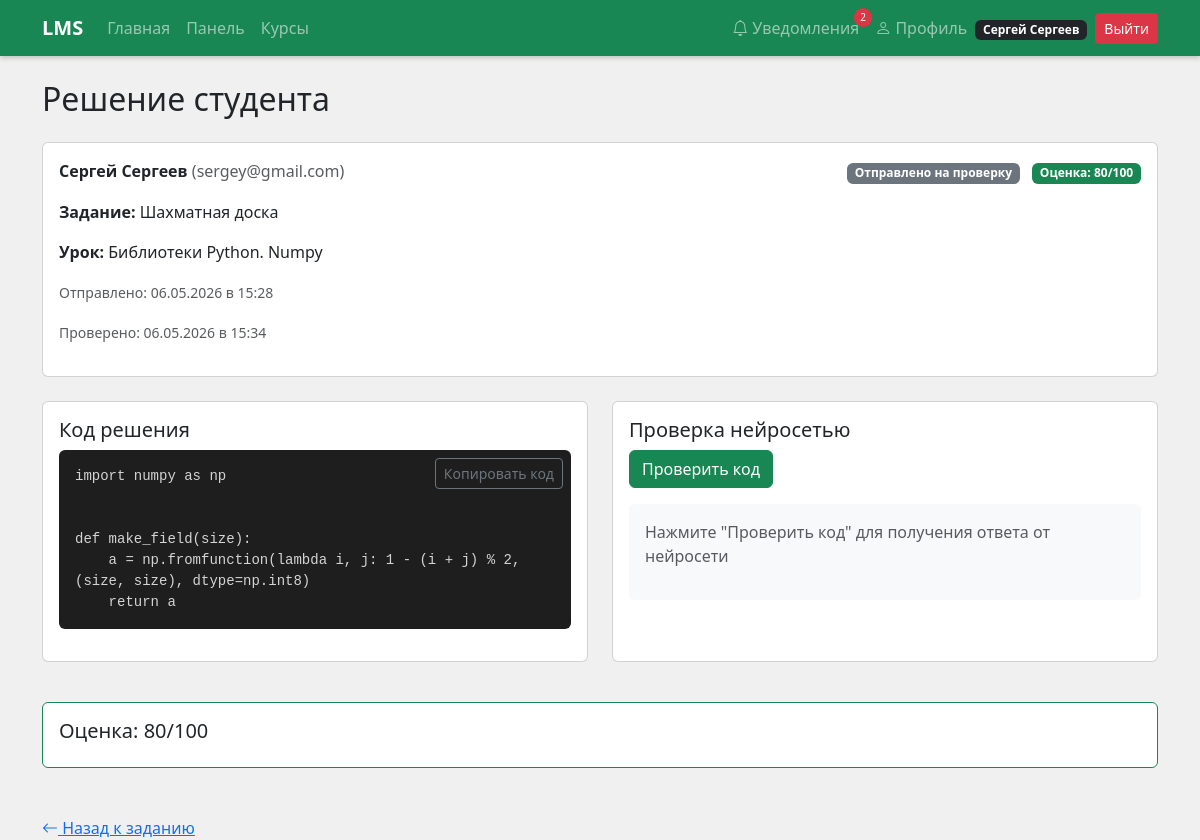
Page /submission/1 (signed in) on the committed database.
### data/users.py (models this page shows, shortened)
class User(SqlAlchemyBase, UserMixin):
    __tablename__ = 'users'
    id = sqlalchemy.Column(sqlalchemy.Integer, primary_key=True, autoincrement=True)
    name = sqlalchemy.Column(sqlalchemy.String(100))
    email = sqlalchemy.Column(sqlalchemy.String(120), index=True, unique=True)
    hashed_password = sqlalchemy.Column(sqlalchemy.String(200))
    role = sqlalchemy.Column(sqlalchemy.String(20))
    birth_date = sqlalchemy.Column(sqlalchemy.Date, nullable=True)
    created_date = sqlalchemy.Column(sqlalchemy.DateTime, default=datetime.datetime.now)
    courses = orm.relationship("Course", back_populates="teacher")
    enrollments = orm.relationship("Enrollment", back_populates="student")
    submissions = orm.relationship("Submission", back_populates="student")

### data/submissions.py (models this page shows)
class Submission(SqlAlchemyBase):
    __tablename__ = 'submissions'
    id = sqlalchemy.Column(sqlalchemy.Integer, primary_key=True, autoincrement=True)
    block_id = sqlalchemy.Column(sqlalchemy.Integer, sqlalchemy.ForeignKey("lesson_blocks.id"), nullable=False)
    student_id = sqlalchemy.Column(sqlalchemy.Integer, sqlalchemy.ForeignKey("users.id"), nullable=False)
    code = sqlalchemy.Column(sqlalchemy.Text)
    score = sqlalchemy.Column(sqlalchemy.Integer)
    feedback = sqlalchemy.Column(sqlalchemy.Text)
    status = sqlalchemy.Column(sqlalchemy.String(20), default="draft")
    submitted_at = sqlalchemy.Column(sqlalchemy.DateTime, default=datetime.datetime.now)
    graded_at = sqlalchemy.Column(sqlalchemy.DateTime)
    block = orm.relationship("LessonBlock", back_populates="submissions")
    student = orm.relationship("User", back_populates="submissions")

### data/lesson_blocks.py (models this page shows)
class LessonBlock(SqlAlchemyBase):
    __tablename__ = 'lesson_blocks'
    id = sqlalchemy.Column(sqlalchemy.Integer, primary_key=True, autoincrement=True)
    lesson_id = sqlalchemy.Column(sqlalchemy.Integer, sqlalchemy.ForeignKey("lessons.id"), nullable=False)
    block_type = sqlalchemy.Column(sqlalchemy.String(20), nullable=False)
    title = sqlalchemy.Column(sqlalchemy.String(200))
    content = sqlalchemy.Column(sqlalchemy.Text)
    order = sqlalchemy.Column(sqlalchemy.Integer, nullable=False, default=0)
    lesson = orm.relationship("Lesson", back_populates="blocks")
    images = orm.relationship("BlockImage", back_populates="block", cascade="all, delete-orphan")
    files = orm.relationship("BlockFile", back_populates="block", cascade="all, delete-orphan")
    submissions = orm.relationship("Submission", back_populates="block", cascade="all, delete-orphan")

### data/lessons.py (models this page shows)
class Lesson(SqlAlchemyBase):
    __tablename__ = 'lessons'
    id = sqlalchemy.Column(sqlalchemy.Integer, primary_key=True, autoincrement=True)
    title = sqlalchemy.Column(sqlalchemy.String(150), nullable=False)
    content = sqlalchemy.Column(sqlalchemy.Text, nullable=False)
    course_id = sqlalchemy.Column(sqlalchemy.Integer, sqlalchemy.ForeignKey("courses.id"), nullable=False)
    course = orm.relationship("Course", back_populates="lessons")
    files = orm.relationship("LessonFile", back_populates="lesson", cascade="all, delete-orphan")
    blocks = orm.relationship("LessonBlock", back_populates="lesson", cascade="all, delete-orphan")

### block_routes.py (the view)
    @app.route("/submission/<int:submission_id>")
    @login_required
    def view_submission(submission_id):
        db_sess = db_session.create_session()
        submission = db_sess.get(Submission, submission_id)
        if not submission:
            db_sess.close()
            abort(404)
        block = submission.block
        lesson = block.lesson
        course = lesson.course
        if current_user.role == "teacher" and course.teacher_id != current_user.id:
            db_sess.close()
            flash("Доступ запрещен")
            return redirect(url_for("dashboard"))
        if current_user.role == "student" and submission.student_id != current_user.id:
            db_sess.close()
            flash("Доступ запрещен")
            return redirect(url_for("dashboard"))
        submission_data = {
            'id': submission.id,
            'code': submission.code,
            'status': submission.status,
            'score': submission.score,
            'feedback': submission.feedback,
            'submitted_at': submission.submitted_at,
            'graded_at': submission.graded_at,
            'student_name': submission.student.name,
            'student_email': submission.student.email,
            'block_id': block.id,
            'block_title': block.title,
            'lesson_id': lesson.id,
            'lesson_title': lesson.title
        }
        db_sess.close()
        return render_template("view_submission.html", submission=submission_data)

### data/db_session.py (called while the page is built)
def create_session() -> Session:
    global __factory
    return __factory()

### main.py (called while the page is built)
@app.context_processor
def inject_now():
    return {'now': datetime.now()}

@app.teardown_appcontext
def shutdown_session(exception=None):
    db_session.create_session().close()

@login_manager.user_loader
def load_user(user_id):
    db_sess = db_session.create_session()
    user = db_sess.get(User, int(user_id))
    db_sess.close()
    return user

### templates/view_submission.html (shortened to what this page needs)
{% extends "base.html" %}
{% block content %}
<div class="mb-4">
    <h2>Решение студента</h2>
</div>
<div class="card mb-4">
    <div class="card-body">
        <div class="d-flex justify-content-between mb-3">
            <div>
                <strong>{{ submission.student_name }}</strong> <span class="text-muted">({{ submission.student_email }})</span>
            </div>
            <div>
                <span class="badge bg-secondary">{{ 'Черновик' if submission.status == 'draft' else 'Отправлено на проверку' }}</span>
                {% if submission.score is not none %}
                <span class="badge bg-success ms-2">Оценка: {{ submission.score }}/100</span>
                {% endif %}
            </div>
        </div>
        <p><strong>Задание:</strong> {{ submission.block_title }}</p>
        <p><strong>Урок:</strong> {{ submission.lesson_title }}</p>
        <p class="text-muted"><small>Отправлено: {{ submission.submitted_at.strftime('%d.%m.%Y в %H:%M') }}</small></p>
        {% if submission.graded_at %}
        <p class="text-muted"><small>Проверено: {{ submission.graded_at.strftime('%d.%m.%Y в %H:%M') }}</small></p>
        {% endif %}
    </div>
</div>
<div class="row mb-4">
    <div class="col-md-6 mb-3">
        <div class="card h-100">
            <div class="card-body">
                <h5>Код решения</h5>
                <div class="position-relative">
                    <pre class="code-block p-3 rounded">{{ submission.code }}</pre>
                    <button onclick="copyCode(this)" data-code="{{ submission.code }}" class="btn btn-outline-secondary btn-sm position-absolute top-0 end-0 m-2">Копировать код</button>
                </div>
            </div>
        </div>
    </div>
    <div class="col-md-6 mb-3">
        <div class="card h-100">
            <div class="card-body">
                <h5>Проверка нейросетью</h5>
                <button onclick="checkWithAI({{ submission.id }})" id="check-btn" class="btn btn-success mb-3">Проверить код</button>
                <div id="ai-response" class="bg-light p-3 rounded">
                    <p class="text-muted">Нажмите "Проверить код" для получения ответа от нейросети</p>
                </div>
            </div>
        </div>
    </div>
</div>
{% if submission.score is not none %}
<div class="card mb-4 border-success">
    <div class="card-body">
        <h5>Оценка: {{ submission.score }}/100</h5>
    </div>
</div>
{% endif %}
<br>
<a href="/block/{{ submission.block_id }}"><i class="bi bi-arrow-left"></i> Назад к заданию</a>
{% endblock %}

### templates/base.html (shortened to what this page needs)
<!DOCTYPE html>
<html>
<head>
    <link href="https://cdn.jsdelivr.net/npm/bootstrap@5.3.0/dist/css/bootstrap.min.css" rel="stylesheet">
    <link rel="stylesheet" href="https://cdn.jsdelivr.net/npm/bootstrap-icons@1.11.0/font/bootstrap-icons.css">
    <link rel="stylesheet" href="{{ url_for('static', filename='style.css') }}">
</head>
<body>
    <nav class="navbar navbar-expand-lg navbar-dark bg-success">
        <div class="container">
            <a href="/" class="navbar-brand fw-bold">LMS</a>
            <div class="collapse navbar-collapse" id="navbarNav">
                <ul class="navbar-nav me-auto">
                    <li class="nav-item"><a href="/" class="nav-link">Главная</a></li>
                    {% if current_user.is_authenticated %}
                        <li class="nav-item"><a href="/dashboard" class="nav-link">Панель</a></li>
                        {% if current_user.role == "student" %}
                            <li class="nav-item"><a href="/courses" class="nav-link">Курсы</a></li>
                        {% endif %}
                    {% endif %}
                </ul>
                <ul class="navbar-nav ms-auto align-items-center">
                    {% if current_user.is_authenticated %}
                        <li class="nav-item position-relative">
                            <a href="/notifications" class="nav-link">
                                <i class="bi bi-bell"></i> Уведомления
                                <span id="notif-count" style="display: none; position: absolute; top: 0; right: -5px; background: #dc3545; color: white; border-radius: 50%; padding: 2px 6px; font-size: 10px; min-width: 18px; text-align: center;">0</span>
                            </a>
                        </li>
                        <li class="nav-item">
                            <a href="/profile" class="nav-link">
                                <i class="bi bi-person"></i> Профиль
                            </a>
                        </li>
                        <li class="nav-item">
                            <span class="badge bg-dark me-2">{{ current_user.name }}</span>
                        </li>
                        <li class="nav-item">
                            <a href="/logout" class="btn btn-danger btn-sm">Выйти</a>
                        </li>
                    {% else %}
                        {% if not hide_nav_auth %}
                            <li class="nav-item"><a href="/login" class="btn btn-outline-light me-2">Вход</a></li>
                            <li class="nav-item"><a href="/register" class="btn btn-light">Регистрация</a></li>
                        {% endif %}
                    {% endif %}
                </ul>
            </div>
        </div>
    </nav>
    <div class="container mt-4">
        {% block content %}{% endblock %}
    </div>
</body>
</html>

### static/style.css (style rules this page uses)
body { background: #f0f0f0; }
.navbar { box-shadow: 0 2px 5px rgba(0,0,0,0.2); }
.code-block, #code-editor, .code-editor { font-family: 'Courier New', monospace; background: #1e1e1e; color: #d4d4d4; tab-size: 4; -moz-tab-size: 4; white-space: pre-wrap; word-wrap: break-word; overflow-x: auto; max-height: 400px; overflow-y: auto; }

### rows in the picture
User: name "Сергей Сергеев", student_name "Сергей Сергеев", student_email "sergey@gmail.com"
Submission: status "Отправлено на проверку", submitted_at "06.05.2026 в 15:28", graded_at "06.05.2026 в 15:34", code "import numpy as np def make_field(size): a = np.fromfunction(lambda i, j: 1 - (i + j) % 2, (size, size), dtype=np.int8) return a"
LessonBlock: block_title "Шахматная доска"
Lesson: lesson_title "Библиотеки Python. Numpy"

### other values in the picture
{{ submission.score }} "80"
